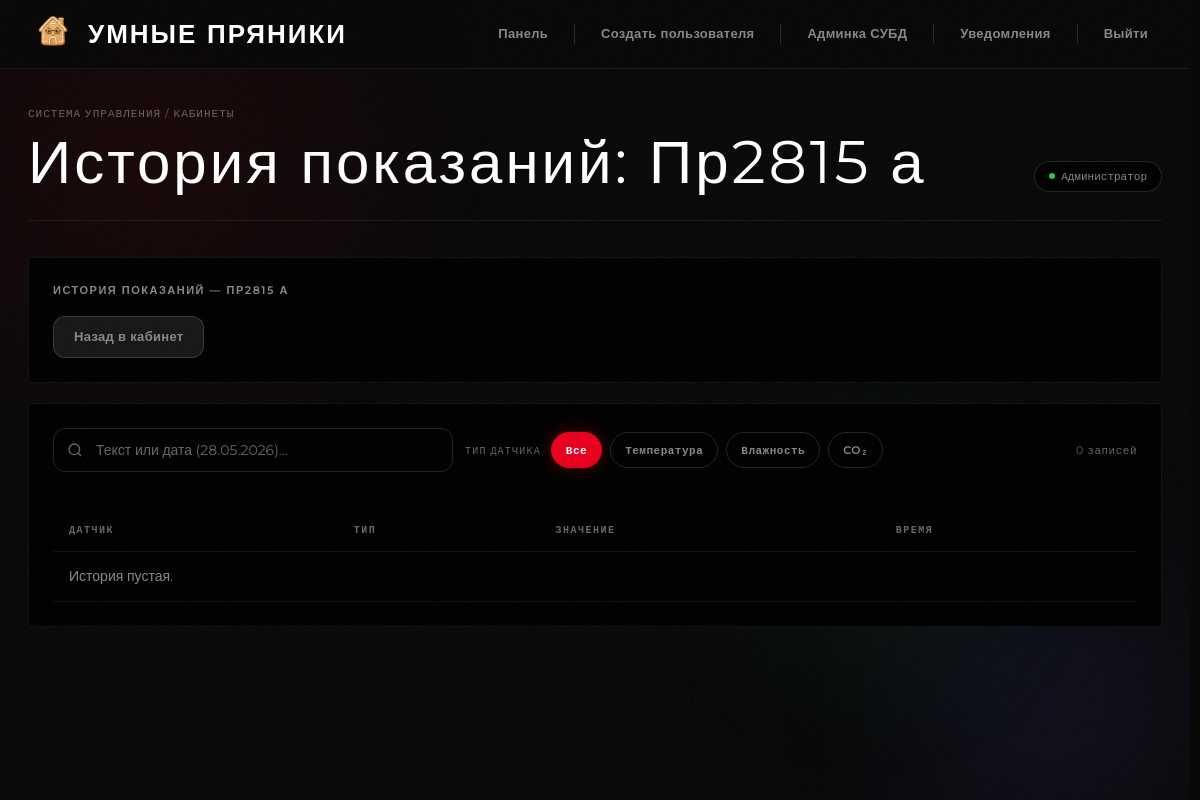
The app's page /dashboard/room/11/history/ (signed in), older data.
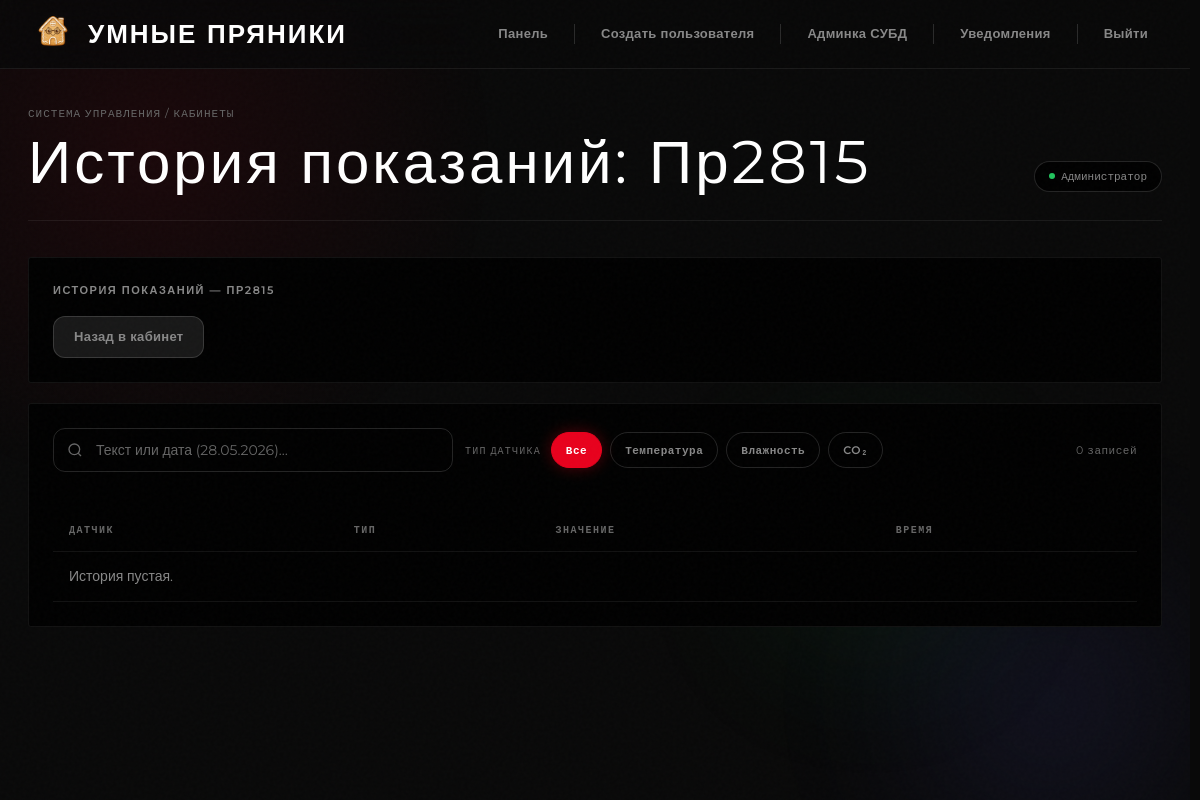
The same page, newer data.
### university/models.py (models this page shows, shortened)
class Room(models.Model):
    BUILDING_CHOICES = [
        (1, "1 корпус"),
        (2, "2 корпус"),
    ]
    name = models.CharField("Название кабинета", max_length=50)
    building = models.PositiveSmallIntegerField("Корпус", choices=BUILDING_CHOICES, default=1)
    floor = models.IntegerField("Этаж")
    chairs = models.IntegerField("Количество стульев", default=0)
    desks = models.IntegerField("Количество парт", default=0)
    computers = models.IntegerField("Количество компьютеров", default=0)
    windows = models.IntegerField("Количество окон", default=0)
    description = models.TextField("Описание кабинета", blank=True)
    window_open = models.BooleanField("Окна открыты", default=False)
    conditioners = models.IntegerField("Количество кондиционеров", default=0)
    class Meta:
        verbose_name = "Кабинет"
        verbose_name_plural = "Кабинеты"

### university/views.py (the view)
# urls.py: path("dashboard/room/<int:room_id>/history/", views.room_history, name="room_history"),
@moderator_or_admin_required
def room_history(request, room_id):
    rooms = Room.objects.all()
    profile = getattr(request.user, "profile", None)
    if not request.user.is_superuser:
        rooms = rooms.filter(building=profile.building)
    room = get_object_or_404(rooms, pk=room_id)
    history = (
        SensorData.objects.filter(sensor__room=room)
        .select_related("sensor", "sensor__sensor_type")
        .order_by("-created_at")[:100]
    )
    context = {
        "room": room,
        "history": history,
        "title": f"История показаний: {room.name}",
    }
    return render(request, "dashboard/history.html", context)

### university/context_processors.py (called while the page is built, shortened)
def unread_notification_popup(request):
    if not request.user.is_authenticated:
        return {"popup_notifications": []}
    if request.session.get("notifications_popup_shown") is True:
        return {"popup_notifications": []}

### university/templates/dashboard/history.html (shortened to what this page needs)
{% extends "dashboard/base.html" %}
{% block content %}
<div class="card">
    <h2>История показаний — {{ room.name }}</h2>
    <div class="actions">
        <a class="btn btn-secondary" href="{% url 'university:room_detail' room.id %}">Назад в кабинет</a>
    </div>
</div>
<div class="card" style="margin-top: 20px;">
    <div class="controls-bar">
        <div class="search-wrap">
            <svg width="16" height="16" fill="none" stroke="currentColor" stroke-width="2" viewBox="0 0 24 24"><circle cx="11" cy="11" r="8"/><path d="m21 21-4.35-4.35"/></svg>
            <input type="text" class="table-search-input" data-target="historyTable" list="dates-historyTable" placeholder="Текст или дата (28.05.2026)…" autocomplete="off">
        </div>
        <div class="filter-group">
            <span class="filter-label">Тип датчика</span>
            <button type="button" class="filter-btn active" data-target="historyTable" data-val="all">Все</button>
            <button type="button" class="filter-btn" data-target="historyTable" data-val="Температура">Температура</button>
            <button type="button" class="filter-btn" data-target="historyTable" data-val="Влажность">Влажность</button>
            <button type="button" class="filter-btn" data-target="historyTable" data-val="CO2">CO₂</button>
        </div>
        <span class="results-count">{{ history|length }} записей</span>
    </div>
    <div style="overflow-x: auto;">
        <table id="historyTable">
            <thead>
                <tr>
                    <th>Датчик</th>
                    <th>Тип</th>
                    <th>Значение</th>
                    <th>Время</th>
                </tr>
            </thead>
            <tbody>
                {% for item in history %}
                    <tr>
                        <td>{{ item.sensor.name }}</td>
                        <td>{{ item.sensor.sensor_type.name }}</td>
                        <td>{{ item.value }}</td>
                        <td>{{ item.created_at|date:"d.m.Y H:i:s" }}</td>
                    </tr>
                {% empty %}
                    <tr>
                        <td colspan="4">История пустая.</td>
                    </tr>
                {% endfor %}
            </tbody>
        </table>
    </div>
</div>
{% endblock %}

Row changes from the older to the newer data that the page shows:
changed Room: name "ПР2815 А" → "ПР2815"
Text that changed along with them:
{{ title }}: "История показаний: Пр2815 а" → "История показаний: Пр2815"
